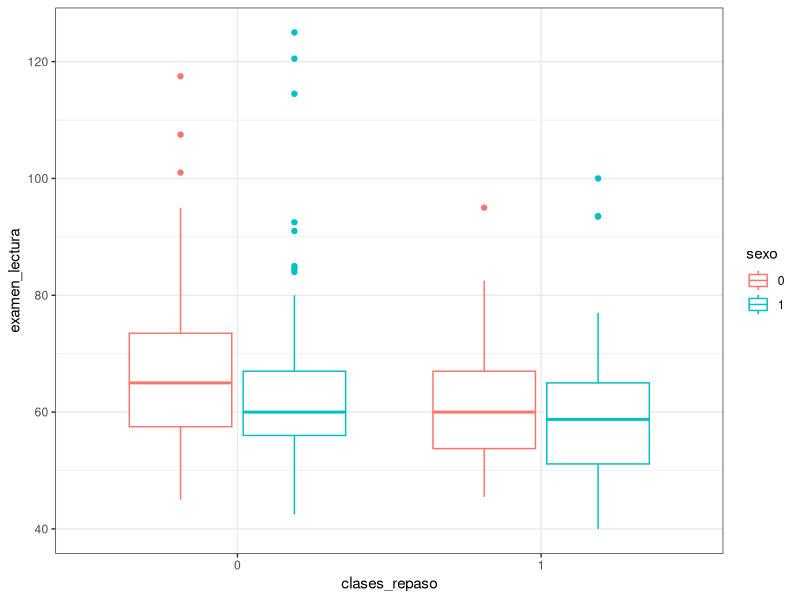

R code for this plot: (Note: this script raises an error after producing the figure.)
# Un estudio considera que existe relacion entre el hecho de que un estudiante
# asista a clases de repaso de lectura (si = 1, no = 0), la nota que obtiene
# en un examen de lectura estandar (realizado antes de iniciar las clases de
# repaso) y el sexo (hombre = 1, mujer = 0). Se quiere generar un modelo en el
# que a partir de las variables puntuacion del examen y genero, prediga la
# probabilidad de que el estudiante tenga que asistir a clases de repaso.
datos <- data.frame(sexo = c("1", "1", "0", "0", "0", "1", "0", "1", "0", "0",
                             "1", "1", "1", "1", "0", "0", "1", "0", "1", "0",
                             "1", "0", "0", "1", "1", "0", "0", "0", "1", "1",
                             "1", "0", "1", "0", "1", "0", "0", "0", "0", "0",
                             "1", "0", "1", "0", "0", "0", "0", "1", "0", "1",
                             "0", "1", "0", "0", "1", "1", "1", "1", "1", "1",
                             "1", "1", "1", "0", "1", "1", "1", "1", "0", "1",
                             "0", "1", "1", "1", "0", "1", "0", "0", "1", "0",
                             "0", "0", "1", "1", "1", "1", "1", "0", "0", "0",
                             "0", "1", "0", "0", "0", "0", "0", "0", "0", "0",
                             "0", "0", "1", "0", "1", "1", "0", "0", "0", "1",
                             "0", "1", "0", "0", "0", "1", "0", "1", "0", "1",
                             "0", "1", "0", "0", "0", "0", "0", "0", "0", "0",
                             "1", "0", "1", "1", "1", "1", "1", "1", "1", "0",
                             "0", "0", "1", "1", "0", "0", "1", "0", "1", "1",
                             "1", "0", "0", "0", "0", "1", "1", "0", "1", "1",
                             "0", "1", "1", "1", "1", "0", "1", "1", "0", "0",
                             "1", "1", "1", "1", "1", "0", "0", "0", "0", "1",
                             "1", "1", "0", "1", "0", "1", "1", "1", "0"),
                             examen_lectura = c(91, 77.5, 52.5, 54, 53.5, 62, 59, 51.5,
                               61.5, 56.5, 47.5, 75, 47.5, 53.5, 50, 50,
                               49, 59, 60, 60, 60.5, 50, 101, 60, 60,
                               83.5, 61, 75, 84, 56.5, 56.5, 45, 60.5,
                               77.5, 62.5, 70, 69, 62, 107.5, 54.5, 92.5,
                               94.5, 65, 80, 45, 45, 66, 66, 57.5, 42.5,
                               60, 64, 65, 47.5, 57.5, 55, 55, 76.5,
                               51.5, 59.5, 59.5, 59.5, 55, 70, 66.5,
                               84.5, 57.5, 125, 70.5, 79, 56, 75, 57.5,
                               56, 67.5, 114.5, 70, 67, 60.5, 95, 65.5,
                               85, 55, 63.5, 61.5, 60, 52.5, 65, 87.5,
                               62.5, 66.5, 67, 117.5, 47.5, 67.5, 67.5,
                               77, 73.5, 73.5, 68.5, 55, 92, 55, 55, 60,
                               120.5, 56, 84.5, 60, 85, 93, 60, 65, 58.5,
                               85, 67, 67.5, 65, 60, 47.5, 79, 80, 57.5,
                               64.5, 65, 60, 85, 60, 58, 61.5, 60, 65,
                               93.5, 52.5, 42.5, 75, 48.5, 64, 66, 82.5,
                               52.5, 45.5, 57.5, 65, 46, 75, 100, 77.5,
                               51.5, 62.5, 44.5, 51, 56, 58.5, 69, 65,
                               60, 65, 65, 40, 55, 52.5, 54.5, 74, 55,
                               60.5, 50, 48, 51, 55, 93.5, 61, 52.5,
                               57.5, 60, 71, 65, 60, 55, 60, 77, 52.5,
                               95, 50, 47.5, 50, 47, 71, 65),
                               clases_repaso = c("0", "0", "0", "0", "0", "0", "0", "0",
                               "0", "0", "0", "0", "0", "0", "0", "0",
                               "0", "0", "0", "0", "0", "0", "0", "0",
                               "0", "0", "0", "0", "0", "0", "0", "0",
                               "0", "0", "0", "0", "0", "0", "0", "0",
                               "0", "0", "0", "0", "0", "0", "0", "0",
                               "0", "0", "0", "0", "0", "0", "0", "0",
                               "0", "0", "0", "0", "0", "0", "0", "0",
                               "0", "0", "0", "0", "0", "0", "0", "0",
                               "0", "0", "0", "0", "0", "0", "0", "0",
                               "0", "0", "0", "0", "0", "0", "0", "0",
                               "0", "0", "0", "0", "0", "0", "0", "0",
                               "0", "0", "0", "0", "0", "0", "0", "0",
                               "0", "0", "0", "0", "0", "0", "0", "0",
                               "0", "0", "0", "0", "0", "0", "0", "0",
                               "0", "0", "0", "0", "0", "0", "0", "0",
                               "0", "0", "1", "1", "1", "1", "1", "1",
                               "1", "1", "1", "1", "1", "1", "1", "1",
                               "1", "1", "1", "1", "1", "1", "1", "1",
                               "1", "1", "1", "1", "1", "1", "1", "1",
                               "1", "1", "1", "1", "1", "1", "1", "1",
                               "1", "1", "1", "1", "1", "1", "1", "1",
                               "1", "1", "1", "1", "1", "1", "1", "1",
                               "1", "1", "1", "1", "1"))

### Analisis de las observaciones
# Las tablas de frecuencia así como representaciones graficas de las observaciones
# son utiles para intuir si las variables independientes escogidas estan relacionadas
# con la variable respuesta y por lo tanto ser buenos predictores.
require(ggplot2)
tabla <- table(datos$clases_repaso, datos$sexo,
               dnn = c("clases de repaso","sexo"))
addmargins(tabla)

tabla_frecuencias <- prop.table(tabla)*100
addmargins(tabla_frecuencias)

ggplot(data = datos, aes(x = clases_repaso, y = examen_lectura, colour = sexo)) +
  geom_boxplot() +
  theme_bw()

# El numero de estudiantes en la muestra es semejante para ambos sexos (96, 93).
# Parece ser mayor el porcentaje de hombres que necesitan clases de repaso
# (19.04762, 12.16931). El promedio de las notas de lectura de los estudiantes
# que requieren de clases particulares es menor que el de los que no requieren
# clases. En vista de estos datos, tiene sentido considerar el sexo y la nota
# como posibles predictores.

### Generar el modelo de regresion logistica
modelo <- glm(clases_repaso ~ examen_lectura + sexo, data = datos,
              family = "binomial")
summary(modelo)

# Acorde al modelo, el logaritmo de odds de que un estudiante necesite clases de
# repaso esta negativamente relacionado con la puntuación obtenida en el examen
# de lectura (coeficiente parcial = -0.02617), siento significativa esta relacion
# (p-value = 0.0324). Tambien existe una relación significativa positiva entre
# el logaritmo de odds de necesitar clases de repaso y el genero del estudiante
# (p-value = 0.0462), siendo, para un mismo resultado en el examen de lectura,
# mayor si el estudiante es hombre. En concreto los odds de que un hombre requiera
# clases de repaso son e0.64749=1.910739 mayores que los de las mujeres. (Esto se
# puede ver graficamente representando el modelo para hombres y mujeres).

# Ademas del valor estimado de los coeficientes parciales de correlacion calculados
# por el modelo, es conveniente generar sus correspondientes intervalos de confianza.
# En el caso de regresion logistica, estos intervalos suelen calcularse basados en
# profile likelihood (en R es el método por defecto si se tiene instalado el paquete MASS).
confint(modelo)
# En caso de querer los intervalos basados en el error estándar
# confint.default(modelo)

### Representacion grafica del modelo
# Al tratarse de un modelo con 2 predictores, no se puede obtener una representacion
# en 2D en la que se incluyan ambos predictores a la vez. Sí es posible representar
# la curva del modelo logístico cuando se mantiene constante uno de los dos predictores.
# Por ejemplo, al representar las predicciones del modelo diferenciando entre hombres
# y mujeres (fijando el valor del predictor sexo) se aprecia que la curva de los
# hombres (sexo=1) siempre está por encima. Esto se debe a que, como indica el
# coeficiente parcial de correlación del predictor sexo, para una misma nota en el
# examen de lectura el logaritmo de ODDs de necesitar clases de repaso es 0.64749
# veces mayor en hombres.

require(ggplot2)
# Para graficar los valores en ggplot junto con la curva, la variable respuesta
# tiene que ser numérica en lugar de factor.
datos$clases_repaso <- as.numeric(as.character(datos$clases_repaso))

# Se crea un data frame que contenga la probabilidad de que se necesiten clases
# de repaso dada una determinada nota en el examen de lectura y siendo hombre
# (sex=1).

# vector con nuevos valores interpolados en el rango de observaciones
nuevos_valores_examen <- seq(from = min(datos$examen_lectura),
                             to = max(datos$examen_lectura), by = 0.5)
sexo <- as.factor(rep(x = 1, length(nuevos_valores_examen)))
# predicciones de los nuevos puntos según el modelo. type = "response" devuelve
# las predicciones en forma de probabilidad en lugar de en log_ODDs
predicciones <- predict(object = modelo,
                        newdata=data.frame(examen_lectura=nuevos_valores_examen,
                                           sexo = sexo),
                        type = "response")
# Se crea un data frame con los nuevos puntos y sus predicciones para graficar
# la curva
datos_curva_hombre <- data.frame(examen_lectura = nuevos_valores_examen,
                                 sexo = sexo, clases_repaso = predicciones)

# Mismo proceso para mujeres (sexo = 0)
nuevos_valores_examen <- seq(from = min(datos$examen_lectura),
                             to = max(datos$examen_lectura), by = 0.5)
sexo <- as.factor(rep(x = 0, length(nuevos_valores_examen)))
predicciones <- predict(object = modelo,
                        newdata=data.frame(examen_lectura=nuevos_valores_examen,
                                           sexo = sexo),
                        type = "response")
datos_curva_mujer <- data.frame(examen_lectura = nuevos_valores_examen,
                                sexo = sexo, clases_repaso = predicciones)

# Se unifican los dos dataframe
datos_curva <- rbind(datos_curva_hombre, datos_curva_mujer)

ggplot(data = datos, aes(x = examen_lectura, y = as.numeric(clases_repaso),
                         color = sexo)) +
    geom_point() +
    geom_line(data = datos_curva, aes(y = clases_repaso)) +
    geom_line(data = datos_curva, aes(y = clases_repaso)) +
    theme_bw() +
    labs(title = "Prob. clases repaso en función de la nota en lectura y sexo",
         y = "P(clase de repaso)")

# Otra opcion para graficarlo es:
# qplot(x = modelo$data$examen_lectura, y = modelo$fitted.values,
# geom = c("point","line"), colour = modelo$data$sexo, ylim = c(0,1))

### Evaluacion del modelo
# Likelihood ratio:
# Diferencia de residuos
dif_residuos <- modelo$null.deviance - modelo$deviance
# Grados libertad
df <- modelo$df.null - modelo$df.residual
# p-value
p_value <- pchisq(q = dif_residuos,df = df, lower.tail = FALSE)

paste("Diferencia de residuos:", round(dif_residuos, 4))

paste("Grados de libertad:", df)

paste("p-value:", round(p_value, 4))

# El modelo en conjunto si es significativo y acorde a los p-values mostrados en
# el summary(modelo) también es significativa la contribucion al modelo de ambos predictores.
### Comparacion de las predicciones con las observaciones
# Para este estudio se va a emplear un threshold de 0.5. Si la probabilidad predicha
# de asistir a clases de repaso es superior a 0.5 se asigna al nivel 1 (si asiste),
# si es menor se asigna al nivel 0 (no clases de repaso).
predicciones <- ifelse(test = modelo$fitted.values > 0.5, yes = 1, no = 0)
matriz_confusion <- table(modelo$model$clases_repaso, predicciones,
                          dnn = c("observaciones", "predicciones"))
matriz_confusion

mosaic(matriz_confusion, shade = T, colorize = T,
       gp = gpar(fill = matrix(c("green3", "red2", "red2", "green3"), 2, 2)))

# El modelo es capaz de clasificar correctamente (129+3)/(129+3+56+1)=0.698(69.8%) de
# las observaciones cuando se emplea el trainig data set. Si se analiza en detalle
# como se distribuye el error, se aprecia que el modelo solo ha sido capaz de
# identificar correctamente a 3 de los 59 alumnos que realmente asisten a clases
# de repaso. El porcentaje de falsos negativos es muy alto. Seleccionar otro
# threshold puede mejorar la exactitud del modelo.
library(vcd)
predicciones <- ifelse(test = modelo$fitted.values > 0.45, yes = 1, no = 0)
matriz_confusion <- table(modelo$model$clases_repaso, predicciones,
                          dnn = c("observaciones", "predicciones"))
matriz_confusion

### Conclusion
# El modelo logistico creado para predecir la probabilidad de que un alumno tenga
# que asistir a clases de repaso a partir de la nota obtenida en un examen de
# lectura y el sexo del alumno es en conjunto significativo acorde al Likelihood
# ratio (p-value = 0.0066). El p-value de ambos predictores es significativo
# (examen_lectura = 0.0324, sexo1 = 0.0462). El ratio de error obtenido empleando
# las observaciones con las que se ha entrenado el modelo muestra un porcentaje
# de falsos negativos muy alto.
# logit(clases de repaso)=0.53616−0.02617examen lectura+0.64749sexo
